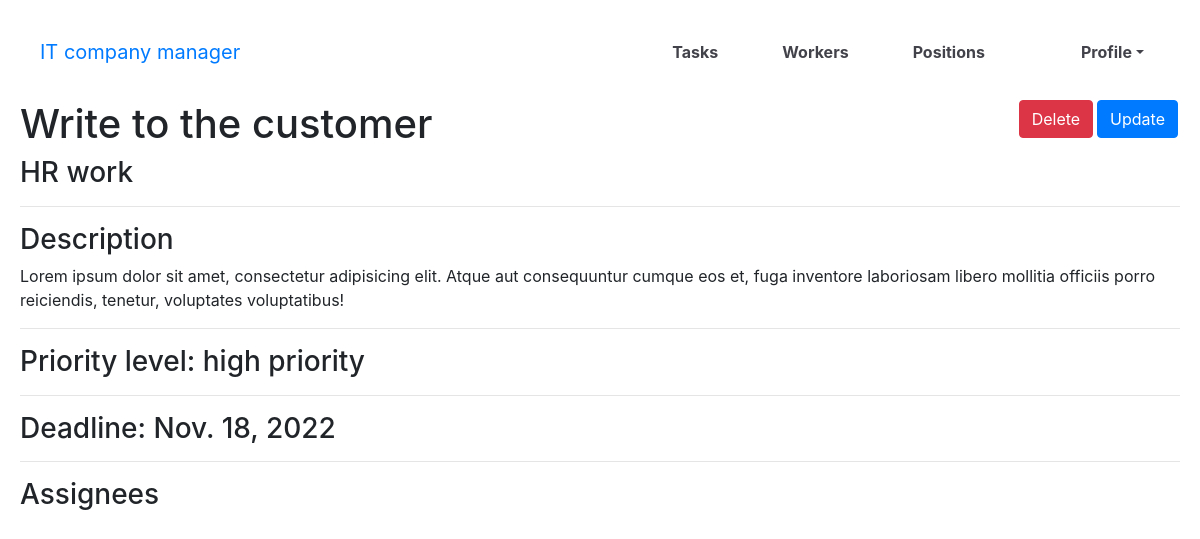
Before: /tasks/6/ (signed in) with the older database file.
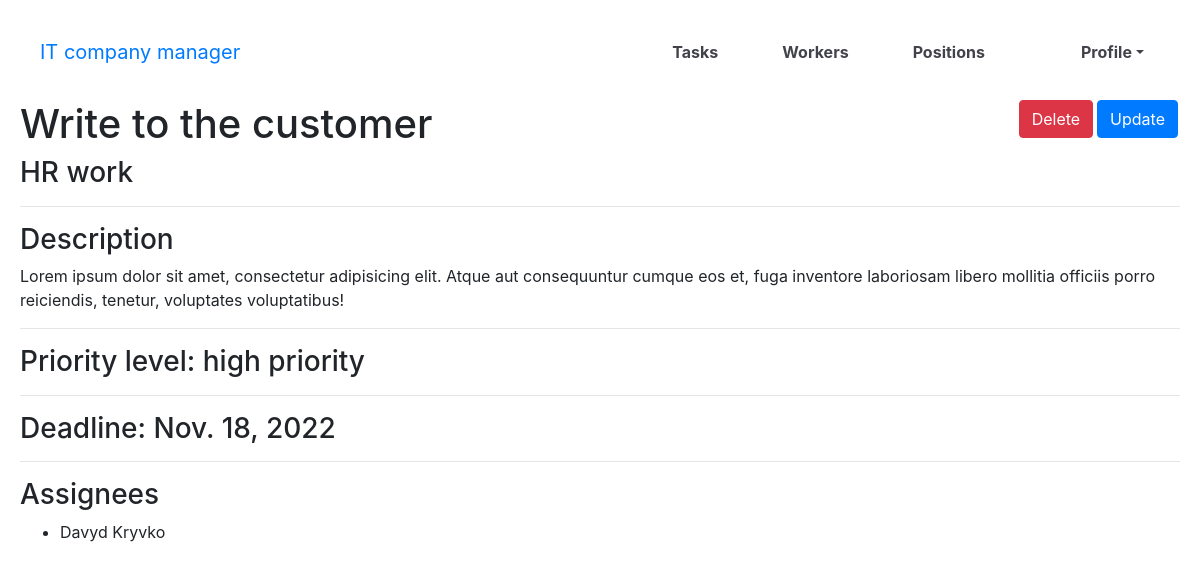
After: the same page with the newer database file.
### manager/models.py (models this page shows, shortened)
class Task(models.Model):
    PRIORITY_LEVEL_CHOICES = (
        ("H", "high priority"),
        ("M", "medium priority"),
        ("L", "low priority"),
    )
    name = models.CharField(max_length=255)
    description = models.TextField(blank=True)
    deadline = models.DateField()
    is_completed = models.BooleanField(default=False)
    priority = models.CharField(
        max_length=1,
        choices=PRIORITY_LEVEL_CHOICES,
        default="medium priority",
    )
    task_type = models.ForeignKey(TaskType, on_delete=models.CASCADE, related_name="tasks")
    assignees = models.ManyToManyField(Worker)
    class Meta:
        ordering = ["is_completed", "deadline", "priority"]

class TaskType(models.Model):
    name = models.CharField(max_length=255)
    class Meta:
        ordering = ["name"]
    def __str__(self):
        return f"{self.name}"

class Worker(AbstractUser):
    position = models.ForeignKey(Position, blank=True, null=True, on_delete=models.CASCADE, related_name="workers")
    class Meta:
        ordering = ["username"]

### manager/views.py (the view)
# urls.py: path("tasks/<int:pk>/", task_detail, name="task-detail"),
@login_required
def task_detail(request, pk):
    task = Task.objects.get(pk=pk)
    context = {
        "task": task,
    }
    return render(request, "manager/task_detail.html", context=context)

### templates/manager/task_detail.html (shortened to what this page needs)
{% extends "base.html" %}
{% block content %}
    <div class="form">
      <h1>
        {{ task.name }}
        <a href="{% url "manager:task-update" pk=task.id %}"
           class="btn btn-primary CRUD_link">Update</a>
        <a href="{% url "manager:task-delete" pk=task.id %}"
           class="btn btn-danger CRUD_link">Delete</a>
      </h1>
      <h3>{{ task.task_type }}</h3>
      <hr>
      <h3>Description</h3>
      <p>{{ task.description }}</p>
      <hr>
      <h3>Priority level: {{ task.get_priority_display }}</h3>
      <hr>
      <h3>Deadline: {{ task.deadline }}</h3>
      <hr>
      <h3>Assignees</h3>
      <ul>
        {% for assign in task.assignees.all %}
          <li>{{ assign.first_name }} {{ assign.last_name }}</li>
        {% endfor %}
     </ul>
    </div>
{% endblock %}

### templates/base.html (shortened to what this page needs)
<!doctype html>
<html lang="en">
  <head>
    <link rel="stylesheet"
            href="https://cdn.jsdelivr.net/npm/bootstrap@4.5.3/dist/css/bootstrap.min.css"
>
    {% load static %}
    <link rel="stylesheet" href="{% static 'css/styles.css' %}">
  </head>
  <body>
    {% block navigation %}
      {% include "includes/navigation.html" %}
    {% endblock %}
    {% block content %}{% endblock %}
  </body>
</html>

### templates/includes/navigation.html (shortened to what this page needs)
<nav class="navigation">
  <div class="nav-con-fluid">
      <a href="/" class="navbar-brand nav-link">IT company manager</a>
      <ul class="nav-collapse">
        <li class="navbar navbar-item">
          <a href="{% url "manager:task-list" %}" class="nav-link link">Tasks</a>
        </li>
        <li class="navbar navbar-item">
          <a href="{% url "manager:worker-list" %}" class="nav-link link">Workers</a>
        </li>
        <li class="navbar navbar-item">
          <a href="{% url "manager:position-list" %}" class="nav-link link">Positions</a>
        </li>
        <li class="navbar navbar-item">
        </li>
        {% if user.is_authenticated %}
          <li class="navbar navbar-item dropdown" id="logout-button">
            <a href="{% url "manager:worker-detail" pk=user.id %}" class="nav-link link dropdown-toggle">Profile</a>
          </li>
          {% else %}
            <li class="navbar navbar-item">
              <a href="{% url "login" %}" class="nav-link link">Login</a>
            </li>
        {% endif %}
      </ul>
  </div>
</nav>

### static/css/styles.css (style rules this page uses)
.CRUD_link { float: right; margin: 0 2px 0 2px; }
body { margin: 0; width: 100%; height: 100%; position: absolute; top: 0; left: 0; overflow: auto; }
.navigation { position: fixed; justify-content: flex-start; margin: 1rem 1.5rem 1.5rem 1.5rem; padding-top: 0.5rem; right: 0; left: 0; z-index: 1; border-radius: 8px; background-color: #fff; }
.nav-con-fluid { display: flex; justify-content: space-between; width: 100%; }
.navbar-item { float:left; }
.link { text-decoration: none; color: #42424a; text-align: center; }
.navbar-brand { margin-top: 8px; padding-bottom: 0; }
.navbar { font-weight: bold; }
.form { margin: 0 20px; }

Changed rows visible on the page:
now on this page (row edited): Worker: first_name "Davyd", last_name "Kryvko"
